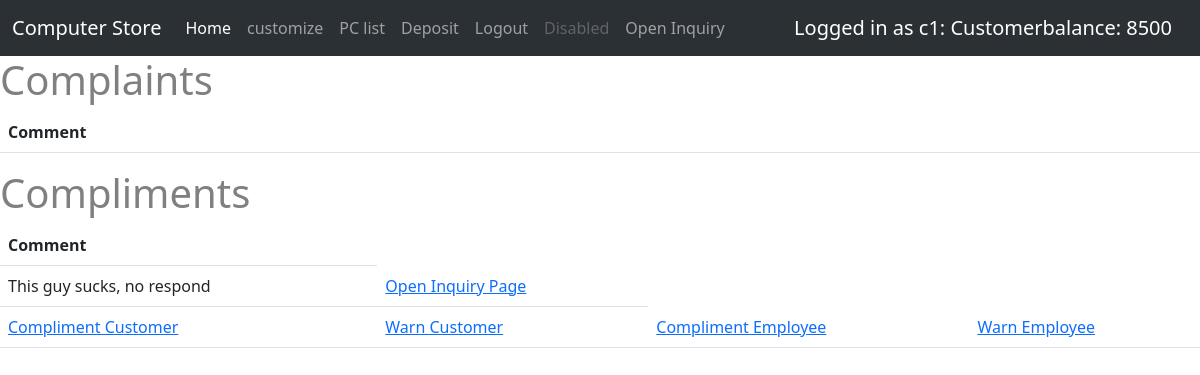
The page /processFeedback (signed in) on the database its author committed.
### ltt/models.py (models this page shows, shortened)
class User(db.Model,UserMixin):
    __tablename__ = 'User'
    id = db.Column(db.Integer, primary_key = True)
    username = db.Column(db.String(120),default = None )
    password = db.Column(db.String(120),default = None)
    balance = db.Column(db.Integer(),default=0)
    userType = db.Column(db.String(120),default = "Visitor")
    status = db.Column(db.String(120),default = "Valid")
    compliments = db.Column(db.Integer,default = 0)
    warnings = db.Column(db.Integer,default=0)

class Feedback(db.Model):
    id = db.Column(db.Integer,primary_key = True)
    inquiry_id = db.Column(db.Integer, db.ForeignKey('inquiry.id'))
    feedbackType = db.Column(db.String(120))
    comment_ = db.Column(db.String(120))

### ltt/view.py (the view)
@view.route('/processFeedback',methods=['GET','POST'])
def processFeedback():
    feedback_to_show_complaint = Feedback.query.filter_by(feedbackType = "Complaint")
    feedback_to_show_compliment = Feedback.query.filter_by(feedbackType = "Compliment")
    return render_template('processFeedback.html',feedback_to_show_complaint=feedback_to_show_complaint, feedback_to_show_compliment=feedback_to_show_compliment,Inquiry=Inquiry)

### ltt/models.py (called while the page is built)
@login_manager.user_loader
def load_user(user_id):
    return User.query.get(int(user_id))

### ltt/templates/processFeedback.html (shortened to what this page needs)
{% extends "base.html" %}
{% block contend %}
        <h1>Complaints</h1>
    <table class = "table table-hover">
        <thead>
            <tr>
                <th scope="col"> Comment</th>
            </tr>
        </thead>
</table>
        <h1>Compliments</h1>
    <table class = "table table-hover">
        <thead>
            <tr>
                <th scope="col"> Comment</th>
            </tr>
        </thead>
        <tbody>
        {%for feedback in feedback_to_show_compliment%}
        <tr>
            <td>{{feedback.comment_}}</td>
            <td><a href ="{{ '/inquirypage/%s'%feedback.inquiry_id }}" >Open Inquiry Page</a></td>
        </tr>
        <td>
            <a href= "/giveCompliment/{{ "{}/{}".format(Inquiry.query.get_or_404(feedback.inquiry_id).user_id,feedback.id) }}" >Compliment Customer</a>
        </td>
        <td>
            <a href= "/giveWarning/{{ "{}/{}".format(Inquiry.query.get_or_404(feedback.inquiry_id).user_id,feedback.id) }}" >Warn Customer</a>
        </td>
        <td>
            <a href="/giveCompliment/{{ "{}/{}".format(Inquiry.query.get_or_404(feedback.inquiry_id).employee_id,feedback.id) }}">Compliment Employee</a>
        </td>
        <td>
            <a href= "/giveWarning/{{ "{}/{}".format(Inquiry.query.get_or_404(feedback.inquiry_id).employee_id,feedback.id) }}" >Warn Employee</a>
        </td>
        {% endfor %}
    </tbody>
</table>
{%endblock%}

### ltt/templates/base.html (shortened to what this page needs)
<!DOCTYPE html>
<html>
    <head>
        <link href="https://cdn.jsdelivr.net/npm/bootstrap@5.3.0-alpha3/dist/css/bootstrap.min.css" rel="stylesheet">
        <link rel="stylesheet" type="text/css" href="{{ url_for('static', filename='main.css') }}">
    </head>
    <body>
        <nav class="navbar navbar-expand-lg bg-body-tertiary bg-dark"  data-bs-theme="dark">
            <div class="container-fluid">
              <a class="navbar-brand" href="#">Computer Store</a>
              <div class="collapse navbar-collapse" id="navbarNavAltMarkup">
                <div class="navbar-nav">
                  <a class="nav-link active" aria-current="page" href="/home">Home</a>
                  <a class="nav-link" href="/customize">customize</a>
                  <a class="nav-link" href="/prebulid">PC list</a>
                  {%if current_user.userType == "Customer"%}
                    <a class="nav-link" href="/deposit">Deposit</a>
                  {%endif%}
                  {%if current_user.is_active%}
                    <a class="nav-link" href="/logout">Logout</a>
                  {%endif%}
                  <a class="nav-link disabled">Disabled</a>
                  {%if current_user.userType == "Customer"%}
                    <a class="nav-link" href = /inquiry>Open Inquiry</a>
                  {%endif%}
                </div>
              </div>
              {%if current_user.is_active%}
                <a class="navbar-brand"> {%print "Logged in as "%}{% print current_user.username ,": ", current_user.userType , "balance: ",current_user.balance %} </a>
              {%endif%}
            </div>
        </nav>
        {% block contend %}
        {%endblock%}
    </body>
</html>

### ltt/static/main.css (style rules this page uses)
* { box-sizing: border-box; }
body { color: grey; }

### rows shown on the page
User: username "c1 Customer 8500"
Feedback: comment_ "This guy sucks, no respond"

### other values the page prints
{{ print "Logged in as " }} "Logged in as"
